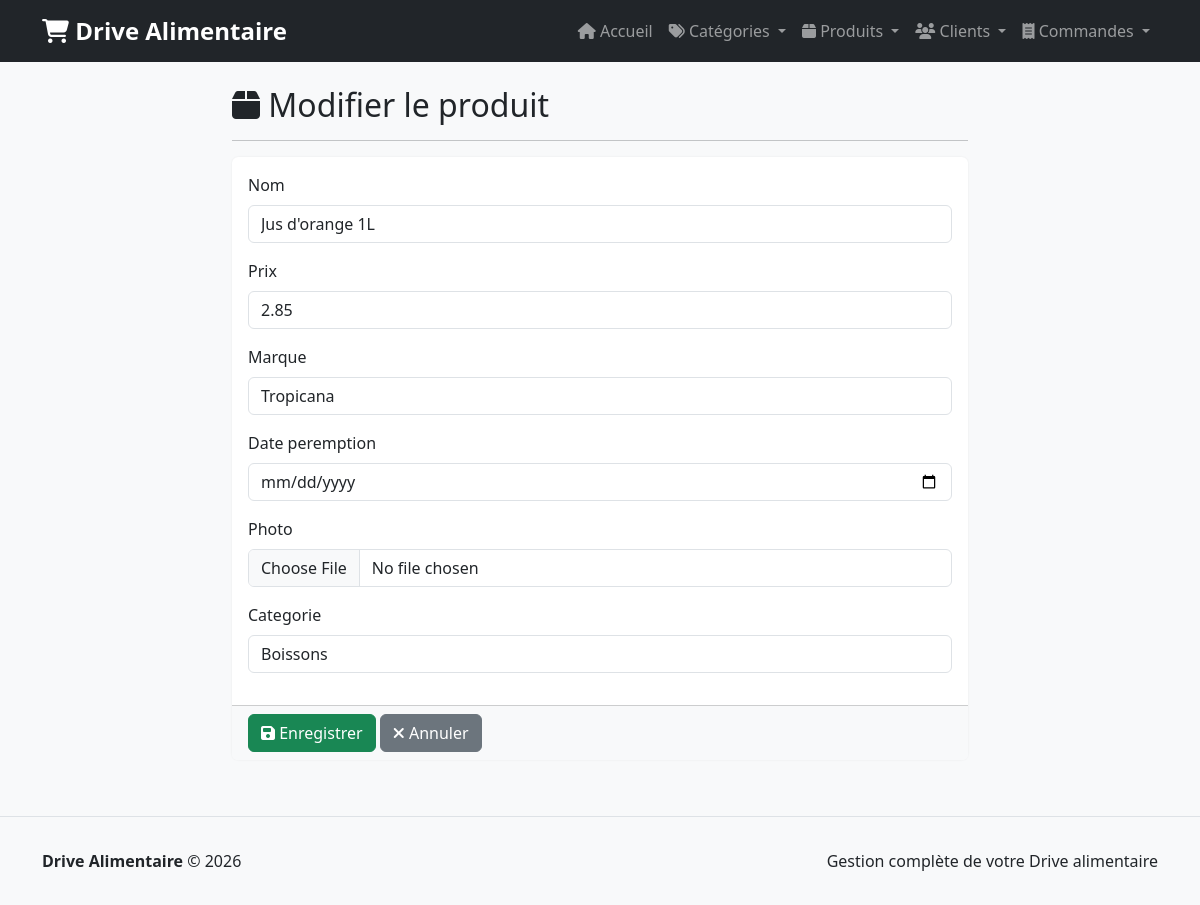
Screenshot of /produits/2/modifier/ with the database file from the repository.
### app/models_sqlite.py (models this page shows, shortened)
class Produit(models.Model):
    nom = models.CharField(max_length=200)
    prix = models.FloatField()
    marque = models.CharField(max_length=100, blank=True)
    date_peremption = models.DateField(blank=True, null=True)
    photo = models.ImageField(upload_to='produits/', blank=True, null=True)
    categorie = models.ForeignKey(Categorie, on_delete=models.CASCADE, related_name='produits')
    date_creation = models.DateTimeField(auto_now_add=True)
    class Meta:
        db_table = 'produits'
        ordering = ['-date_creation']

### app/views.py (the view)
# urls.py: path('produits/<id>/modifier/', views.modifier_produit, name='modifier_produit'),
def modifier_produit(request, id):
    produit = get_object_or_404(Produit, id=id)
    if request.method == 'POST':
        form = ProduitForm(request.POST, request.FILES)
        if form.is_valid():
            categorie_id = form.cleaned_data['categorie']
            produit.nom = form.cleaned_data['nom']
            produit.prix = form.cleaned_data['prix']
            produit.marque = form.cleaned_data['marque']
            produit.date_peremption = form.cleaned_data.get('date_peremption')
            produit.categorie = Categorie.objects.get(id=categorie_id)
            if request.FILES.get('photo'):
                produit.photo = request.FILES['photo']
            produit.save()
            messages.success(request, 'Produit modifié avec succès!')
            return redirect('liste_produits')
    else:
        form = ProduitForm(initial={
            'nom': produit.nom,
            'prix': produit.prix,
            'marque': produit.marque,
            'date_peremption': produit.date_peremption,
            'categorie': produit.categorie.id if produit.categorie else None
        })
    return render(request, 'produits/form.html', {
        'form': form,
        'titre': 'Modifier le produit'
    })

### templates/produits/form.html (shortened to what this page needs)
{% extends "base.html" %}
{% block content %}
<div class="row">
    <div class="col-md-8 offset-md-2">
        <h2><i class="fas fa-box"></i> {{ titre }}</h2>
        <hr>
        <form method="post" enctype="multipart/form-data">
            <div class="card">
                <div class="card-body">
                    {% for field in form %}
                        <div class="mb-3">
                            <label for="{{ field.id_for_label }}" class="form-label">{{ field.label }}</label>
                            {% if field.errors %}
                                {{ field }}
                                <div class="invalid-feedback d-block">
                                    {% for error in field.errors %}
                                        {{ error }}
                                    {% endfor %}
                                </div>
                            {% else %}
                                {{ field }}
                            {% endif %}
                        </div>
                    {% endfor %}
                </div>
                <div class="card-footer bg-light">
                    <button type="submit" class="btn btn-success">
                        <i class="fas fa-save"></i> Enregistrer
                    </button>
                    <a href="{% url 'liste_produits' %}" class="btn btn-secondary">
                        <i class="fas fa-times"></i> Annuler
                    </a>
                </div>
            </div>
        </form>
    </div>
</div>
{% endblock %}

### templates/base.html (style rules this page uses)
body { background-color: #f8f9fa; min-height: 100vh; display: flex; flex-direction: column; }
.card { box-shadow: 0 0 0.125rem rgba(0, 0, 0, 0.075); border: none; }

### rows the page displays
Produit: form "Jus d'orange 1L" "2.85" "Tropicana" "Boissons"

### other values shown
{{ titre }} "Modifier le produit"
{{ field.label }} "Nom" "Prix" "Marque" "Date peremption" "Photo" "Categorie"
